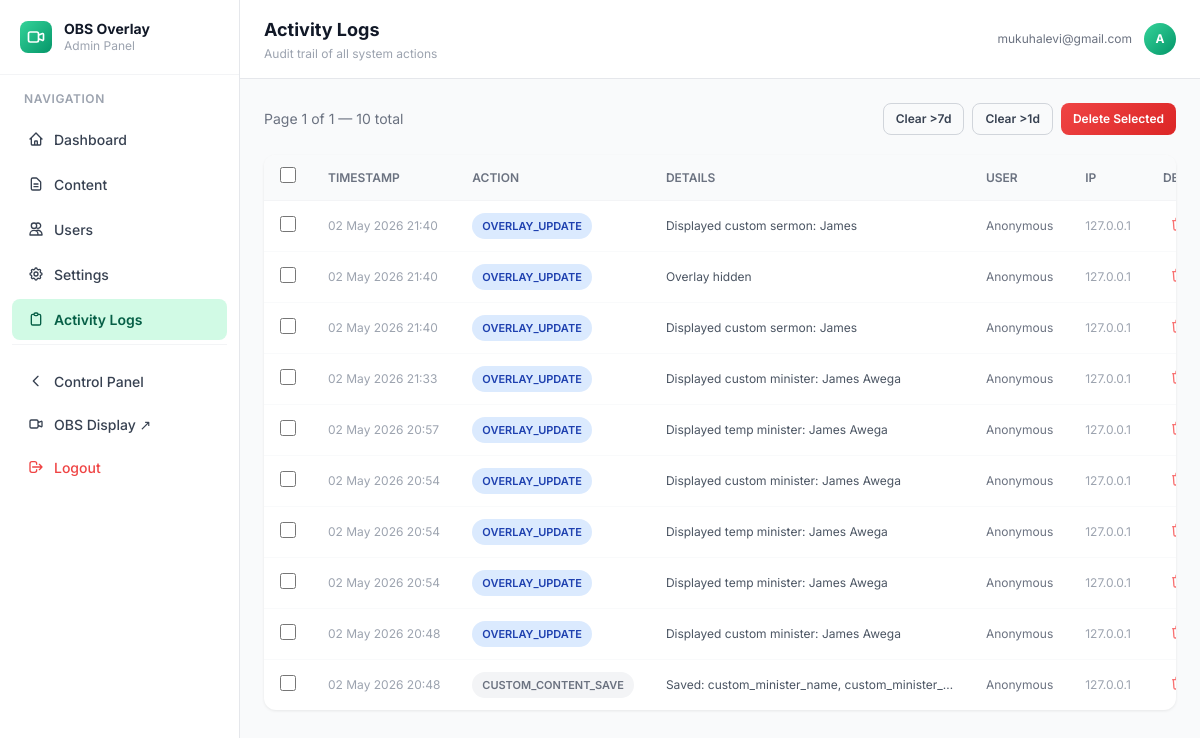
/admin/logs (signed in), run on the app's committed database.
### models.py (models this page shows, shortened)
class User(UserMixin, db.Model):
    id = db.Column(db.Integer, primary_key=True)
    email = db.Column(db.String(120), unique=True, nullable=False)
    name = db.Column(db.String(120))
    is_admin = db.Column(db.Boolean, default=False)
    created_at = db.Column(db.DateTime, default=datetime.utcnow)

class ActivityLog(db.Model):
    id = db.Column(db.Integer, primary_key=True)
    user_id = db.Column(db.Integer, db.ForeignKey('user.id'), nullable=True)
    user_email = db.Column(db.String(120))
    user_name = db.Column(db.String(120))
    action = db.Column(db.String(100), nullable=False)
    details = db.Column(db.String(500))
    timestamp = db.Column(db.DateTime, default=datetime.utcnow)
    ip_address = db.Column(db.String(50))

### blueprints/admin.py (the view)
@admin_bp.route('/logs')
@login_required
@admin_required
def logs():
    from models import ActivityLog
    page     = request.args.get('page', 1, type=int)
    per_page = request.args.get('per_page', 50, type=int)
    logs_paginated = (ActivityLog.query
                      .order_by(ActivityLog.timestamp.desc())
                      .paginate(page=page, per_page=per_page, error_out=False))
    return render_template('admin/logs.html',
                           logs=logs_paginated.items,
                           pagination=logs_paginated)

### utils/helpers.py (called while the page is built)
def admin_required(f):
    @wraps(f)
    def decorated(*args, **kwargs):
        if not current_user.is_authenticated:
            return redirect(url_for('auth.login'))
        if not current_user.is_admin:
            log_activity('UNAUTHORIZED_ACCESS_ATTEMPT',
                         f'Attempted admin access: {request.path}')
            return jsonify({'error': 'Admin access required'}), 403
        return f(*args, **kwargs)
    return decorated

### templates/admin/logs.html (shortened to what this page needs)
{% extends 'admin/base_admin.html' %}
{% block page_title %}Activity Logs{% endblock %}
{% block page_subtitle %}Audit trail of all system actions{% endblock %}
{% block admin_content %}
<div class="flex items-center justify-between mb-5 flex-wrap gap-3">
    <p class="text-sm text-gray-500">Page {{ pagination.page }} of {{ pagination.pages }} — {{ pagination.total }} total</p>
    <div class="flex gap-2">
        <button onclick="clearLogs(7)"  class="btn btn-ghost btn-sm">Clear &gt;7d</button>
        <button onclick="clearLogs(1)"  class="btn btn-ghost btn-sm">Clear &gt;1d</button>
        <button onclick="massDelete()"  class="btn btn-danger btn-sm" id="mass-delete-btn" disabled>Delete Selected</button>
    </div>
</div>
<div class="card overflow-hidden">
    <table class="w-full text-sm">
        <thead class="bg-gray-50 border-b border-gray-100">
            <tr>
                <th class="py-3 px-4 w-8">
                    <input type="checkbox" id="select-all" class="w-4 h-4 accent-emerald-500" onchange="toggleAll(this)">
                </th>
                <th class="text-left py-3 px-4 text-xs font-semibold text-gray-500 uppercase">Timestamp</th>
                <th class="text-left py-3 px-4 text-xs font-semibold text-gray-500 uppercase">Action</th>
                <th class="text-left py-3 px-4 text-xs font-semibold text-gray-500 uppercase">Details</th>
                <th class="text-left py-3 px-4 text-xs font-semibold text-gray-500 uppercase">User</th>
                <th class="text-left py-3 px-4 text-xs font-semibold text-gray-500 uppercase">IP</th>
                <th class="text-right py-3 px-4 text-xs font-semibold text-gray-500 uppercase">Del</th>
            </tr>
        </thead>
        <tbody class="divide-y divide-gray-50">
            {% for log in logs %}
            <tr id="log-row-{{ log.id }}" class="hover:bg-gray-50 transition">
                <td class="py-3 px-4">
                    <input type="checkbox" class="log-checkbox w-4 h-4 accent-emerald-500"
                           value="{{ log.id }}" onchange="updateMassBtn()">
                </td>
                <td class="py-3 px-4 text-xs text-gray-400 whitespace-nowrap">{{ log.timestamp.strftime('%d %b %Y %H:%M') }}</td>
                <td class="py-3 px-4">
                    {% if 'LOGIN' in log.action %}
                        <span class="badge badge-green">{{ log.action }}</span>
                    {% elif 'DELETE' in log.action %}
                        <span class="badge badge-red">{{ log.action }}</span>
                    {% elif 'UPDATE' in log.action or 'ADD' in log.action %}
                        <span class="badge badge-blue">{{ log.action }}</span>
                    {% else %}
                        <span class="badge badge-gray">{{ log.action }}</span>
                    {% endif %}
                </td>
                <td class="py-3 px-4 text-gray-600 text-xs max-w-xs truncate">{{ log.details or '—' }}</td>
                <td class="py-3 px-4 text-xs text-gray-500">{{ log.user_email or 'Anonymous' }}</td>
                <td class="py-3 px-4 text-xs text-gray-400">{{ log.ip_address or '—' }}</td>
                <td class="py-3 px-4 text-right">
                    <button onclick="deleteLog({{ log.id }})" class="text-red-400 hover:text-red-600 transition">
                        <svg class="w-4 h-4" fill="none" stroke="currentColor" viewBox="0 0 24 24">
                            <path stroke-linecap="round" stroke-linejoin="round" stroke-width="2" d="M19 7l-.867 12.142A2 2 0 0116.138 21H7.862a2 2 0 01-1.995-1.858L5 7m5 4v6m4-6v6m1-10V4a1 1 0 00-1-1h-4a1 1 0 00-1 1v3M4 7h16"/>
                        </svg>
                    </button>
                </td>
            </tr>
            {% else %}
            <tr>
                <td colspan="7" class="text-center py-10 text-gray-400">No logs found</td>
            </tr>
            {% endfor %}
        </tbody>
    </table>
</div>
{% endblock %}

### templates/admin/base_admin.html (shortened to what this page needs)
{% extends 'base.html' %}
{% block body %}
<div class="flex h-screen overflow-hidden bg-gray-50">
    <aside id="adminSidebar" class="admin-sidebar flex-shrink-0 overflow-y-auto">
        <div class="p-5 border-b border-gray-100">
            <a href="{{ url_for('admin.dashboard') }}" class="flex items-center gap-3 no-underline">
                <div class="w-8 h-8 bg-gradient-to-br from-emerald-400 to-emerald-600 rounded-lg flex items-center justify-center">
                    <svg class="w-5 h-5 text-white" fill="none" stroke="currentColor" viewBox="0 0 24 24">
                        <path stroke-linecap="round" stroke-linejoin="round" stroke-width="2"
                              d="M15 10l4.553-2.069A1 1 0 0121 8.882v6.236a1 1 0 01-1.447.894L15 14M5 18h8a2 2 0 002-2V8a2 2 0 00-2-2H5a2 2 0 00-2 2v8a2 2 0 002 2z"/>
                    </svg>
                </div>
                <div>
                    <p class="font-bold text-sm text-gray-900 leading-tight">OBS Overlay</p>
                    <p class="text-xs text-gray-400">Admin Panel</p>
                </div>
            </a>
        </div>
        <nav class="flex-1 px-3 py-4 space-y-1">
            <p class="text-xs font-semibold text-gray-400 uppercase tracking-wider px-3 mb-3">Navigation</p>
            <a href="{{ url_for('admin.dashboard') }}"
               class="admin-nav-link {% if request.endpoint == 'admin.dashboard' %}active{% endif %}">
                <svg class="w-4 h-4" fill="none" stroke="currentColor" viewBox="0 0 24 24">
                    <path stroke-linecap="round" stroke-linejoin="round" stroke-width="2"
                          d="M3 12l2-2m0 0l7-7 7 7M5 10v10a1 1 0 001 1h3m10-11l2 2m-2-2v10a1 1 0 01-1 1h-3m-6 0a1 1 0 001-1v-4a1 1 0 011-1h2a1 1 0 011 1v4a1 1 0 001 1m-6 0h6"/>
                </svg>
                Dashboard
            </a>
            <a href="{{ url_for('admin.content') }}"
               class="admin-nav-link {% if request.endpoint == 'admin.content' %}active{% endif %}">
                <svg class="w-4 h-4" fill="none" stroke="currentColor" viewBox="0 0 24 24">
                    <path stroke-linecap="round" stroke-linejoin="round" stroke-width="2"
                          d="M9 12h6m-6 4h6m2 5H7a2 2 0 01-2-2V5a2 2 0 012-2h5.586a1 1 0 01.707.293l5.414 5.414a1 1 0 01.293.707V19a2 2 0 01-2 2z"/>
                </svg>
                Content
            </a>
            <a href="{{ url_for('admin.users') }}"
               class="admin-nav-link {% if request.endpoint == 'admin.users' %}active{% endif %}">
                <svg class="w-4 h-4" fill="none" stroke="currentColor" viewBox="0 0 24 24">
                    <path stroke-linecap="round" stroke-linejoin="round" stroke-width="2"
                          d="M12 4.354a4 4 0 110 5.292M15 21H3v-1a6 6 0 0112 0v1zm0 0h6v-1a6 6 0 00-9-5.197M13 7a4 4 0 11-8 0 4 4 0 018 0z"/>
                </svg>
                Users
            </a>
            <a href="{{ url_for('admin.settings') }}"
               class="admin-nav-link {% if request.endpoint == 'admin.settings' %}active{% endif %}">
                Settings
            </a>
            <a href="{{ url_for('admin.logs') }}"
               class="admin-nav-link {% if request.endpoint == 'admin.logs' %}active{% endif %}">
                <svg class="w-4 h-4" fill="none" stroke="currentColor" viewBox="0 0 24 24">
                    <path stroke-linecap="round" stroke-linejoin="round" stroke-width="2"
                          d="M9 5H7a2 2 0 00-2 2v12a2 2 0 002 2h10a2 2 0 002-2V7a2 2 0 00-2-2h-2M9 5a2 2 0 002 2h2a2 2 0 002-2M9 5a2 2 0 012-2h2a2 2 0 012 2"/>
                </svg>
                Activity Logs
            </a>
            <div class="pt-4 border-t border-gray-100 mt-4">
                <a href="{{ url_for('user.panel') }}" class="admin-nav-link">
                    <svg class="w-4 h-4" fill="none" stroke="currentColor" viewBox="0 0 24 24">
                        <path stroke-linecap="round" stroke-linejoin="round" stroke-width="2"
                              d="M15 19l-7-7 7-7"/>
                    </svg>
                    Control Panel
                </a>
                <a href="{{ url_for('display.show') }}" target="_blank" class="admin-nav-link">
                    <svg class="w-4 h-4" fill="none" stroke="currentColor" viewBox="0 0 24 24">
                        <path stroke-linecap="round" stroke-linejoin="round" stroke-width="2"
                              d="M15 10l4.553-2.069A1 1 0 0121 8.882v6.236a1 1 0 01-1.447.894L15 14M5 18h8a2 2 0 002-2V8a2 2 0 00-2-2H5a2 2 0 00-2 2v8a2 2 0 002 2z"/>
                    </svg>
                    OBS Display ↗
                </a>
                <a href="{{ url_for('auth.logout') }}" class="admin-nav-link text-red-500 hover:bg-red-50 hover:text-red-700">
                    <svg class="w-4 h-4" fill="none" stroke="currentColor" viewBox="0 0 24 24">
                        <path stroke-linecap="round" stroke-linejoin="round" stroke-width="2"
                              d="M17 16l4-4m0 0l-4-4m4 4H7m6 4v1a3 3 0 01-3 3H6a3 3 0 01-3-3V7a3 3 0 013-3h4a3 3 0 013 3v1"/>
                    </svg>
                    Logout
                </a>
            </div>
        </nav>
    </aside>
    <div class="flex-1 flex flex-col overflow-hidden">
        <header class="bg-white border-b border-gray-200 px-6 py-4 flex items-center gap-4 flex-shrink-0">
            <div class="flex-1">
                <h1 class="text-lg font-bold text-gray-900">{% block page_title %}Admin{% endblock %}</h1>
                <p class="text-xs text-gray-400 mt-0.5">{% block page_subtitle %}OBS Overlay System{% endblock %}</p>
            </div>
            <div class="flex items-center gap-3">
                <span class="text-xs text-gray-500 hidden md:block">{{ current_user.email }}</span>
                <div class="w-8 h-8 bg-gradient-to-br from-emerald-400 to-emerald-600 rounded-full flex items-center justify-center">
                    <span class="text-white font-bold text-xs">
                        {{ current_user.name[0] if current_user.name else current_user.email[0] }}
                    </span>
                </div>
            </div>
        </header>
        <main class="flex-1 overflow-y-auto p-6">
            {% block admin_content %}{% endblock %}
        </main>
    </div>
</div>
{% endblock %}

### templates/base.html (style rules this page uses)
body { font-family: 'Inter', sans-serif; }

### templates/admin/base_admin.html (style rules this page uses)
.admin-sidebar { width: 240px; flex-shrink: 0; background: white; border-right: 1px solid #e5e7eb; min-height: 100vh; display: flex; flex-direction: column; }
.admin-nav-link { display: flex; align-items: center; gap: 10px; padding: 10px 16px; border-radius: 8px; font-size: 14px; font-weight: 500; color: #374151; text-decoration: none; transition: all 0.15s; margin-bottom: 2px; }
.admin-nav-link.active { background: #d1fae5; color: #065f46; font-weight: 600; }
.admin-nav-link svg { flex-shrink: 0; }
.card { background: white; border-radius: 12px; box-shadow: 0 1px 3px rgba(0,0,0,0.08); }
.btn { padding: 9px 18px; border-radius: 8px; font-weight: 600; font-size: 13px; cursor: pointer; border: none; transition: all 0.18s; display: inline-flex; align-items: center; gap: 6px; }
.btn-danger { background: linear-gradient(135deg, #ef4444, #dc2626); color: white; }
.btn-ghost { background: transparent; border: 1.5px solid #d1d5db; color: #374151; }
.btn-sm { padding: 6px 12px; font-size: 12px; }
.badge { display: inline-flex; align-items: center; padding: 3px 10px; border-radius: 999px; font-size: 11px; font-weight: 600; }
.badge-gray { background: #f3f4f6; color: #6b7280; }
.badge-blue { background: #dbeafe; color: #1e40af; }

### data on the page
User: email "mukuhalevi@gmail.com", name "A"
ActivityLog: timestamp "02 May 2026 21:40", action "OVERLAY_UPDATE", details "Displayed custom sermon: James", user_email "Anonymous", ip_address "127.0.0.1"
ActivityLog: timestamp "02 May 2026 21:40", action "OVERLAY_UPDATE", details "Overlay hidden", user_email "Anonymous", ip_address "127.0.0.1"
ActivityLog: timestamp "02 May 2026 21:40", action "OVERLAY_UPDATE", details "Displayed custom sermon: James", user_email "Anonymous", ip_address "127.0.0.1"
ActivityLog: timestamp "02 May 2026 21:33", action "OVERLAY_UPDATE", details "Displayed custom minister: James Awega", user_email "Anonymous", ip_address "127.0.0.1"
ActivityLog: timestamp "02 May 2026 20:57", action "OVERLAY_UPDATE", details "Displayed temp minister: James Awega", user_email "Anonymous", ip_address "127.0.0.1"
ActivityLog: timestamp "02 May 2026 20:54", action "OVERLAY_UPDATE", details "Displayed custom minister: James Awega", user_email "Anonymous", ip_address "127.0.0.1"
ActivityLog: timestamp "02 May 2026 20:54", action "OVERLAY_UPDATE", details "Displayed temp minister: James Awega", user_email "Anonymous", ip_address "127.0.0.1"
ActivityLog: timestamp "02 May 2026 20:54", action "OVERLAY_UPDATE", details "Displayed temp minister: James Awega", user_email "Anonymous", ip_address "127.0.0.1"
ActivityLog: timestamp "02 May 2026 20:48", action "OVERLAY_UPDATE", details "Displayed custom minister: James Awega", user_email "Anonymous", ip_address "127.0.0.1"
ActivityLog: timestamp "02 May 2026 20:48", action "CUSTOM_CONTENT_SAVE", details "Saved: custom_minister_name, custom_minister_…", user_email "Anonymous", ip_address "127.0.0.1"

### other printed values
{{ pagination.page }} "1"
{{ pagination.pages }} "1"
{{ pagination.total }} "10"
